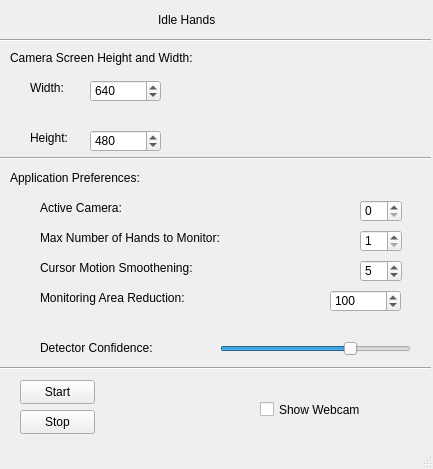
<?xml version="1.0" encoding="UTF-8"?>
<ui version="4.0">
 <class>MainWindow</class>
 <widget class="QMainWindow" name="MainWindow">
  <property name="geometry">
   <rect>
    <x>0</x>
    <y>0</y>
    <width>433</width>
    <height>469</height>
   </rect>
  </property>
  <property name="windowTitle">
   <string>Idle Hands</string>
  </property>
  <property name="styleSheet">
   <string notr="true">QtPushButton{
backgroundColor: 'green'
}</string>
  </property>
  <widget class="QWidget" name="centralwidget">
   <widget class="QPushButton" name="startBtn">
    <property name="geometry">
     <rect>
      <x>20</x>
      <y>380</y>
      <width>75</width>
      <height>24</height>
     </rect>
    </property>
    <property name="text">
     <string>Start</string>
    </property>
   </widget>
   <widget class="QLabel" name="label">
    <property name="geometry">
     <rect>
      <x>10</x>
      <y>50</y>
      <width>271</width>
      <height>16</height>
     </rect>
    </property>
    <property name="frameShadow">
     <enum>QFrame::Plain</enum>
    </property>
    <property name="text">
     <string>Camera Screen Height and Width:</string>
    </property>
   </widget>
   <widget class="QSpinBox" name="wCam">
    <property name="geometry">
     <rect>
      <x>90</x>
      <y>80</y>
      <width>71</width>
      <height>22</height>
     </rect>
    </property>
    <property name="minimum">
     <number>1</number>
    </property>
    <property name="maximum">
     <number>10000</number>
    </property>
    <property name="value">
     <number>640</number>
    </property>
   </widget>
   <widget class="QLabel" name="label_2">
    <property name="geometry">
     <rect>
      <x>30</x>
      <y>80</y>
      <width>49</width>
      <height>16</height>
     </rect>
    </property>
    <property name="text">
     <string>Width:</string>
    </property>
   </widget>
   <widget class="QLabel" name="label_3">
    <property name="geometry">
     <rect>
      <x>30</x>
      <y>130</y>
      <width>49</width>
      <height>16</height>
     </rect>
    </property>
    <property name="text">
     <string>Height:</string>
    </property>
   </widget>
   <widget class="QSpinBox" name="hCam">
    <property name="geometry">
     <rect>
      <x>90</x>
      <y>130</y>
      <width>71</width>
      <height>22</height>
     </rect>
    </property>
    <property name="minimum">
     <number>1</number>
    </property>
    <property name="maximum">
     <number>10000</number>
    </property>
    <property name="value">
     <number>480</number>
    </property>
   </widget>
   <widget class="QLabel" name="label_4">
    <property name="geometry">
     <rect>
      <x>10</x>
      <y>170</y>
      <width>141</width>
      <height>16</height>
     </rect>
    </property>
    <property name="text">
     <string>Application Preferences:</string>
    </property>
   </widget>
   <widget class="QLabel" name="label_5">
    <property name="geometry">
     <rect>
      <x>40</x>
      <y>290</y>
      <width>231</width>
      <height>16</height>
     </rect>
    </property>
    <property name="text">
     <string>Monitoring Area Reduction:</string>
    </property>
   </widget>
   <widget class="QLabel" name="label_6">
    <property name="geometry">
     <rect>
      <x>40</x>
      <y>200</y>
      <width>141</width>
      <height>16</height>
     </rect>
    </property>
    <property name="text">
     <string>Active Camera:</string>
    </property>
   </widget>
   <widget class="QLabel" name="label_7">
    <property name="geometry">
     <rect>
      <x>40</x>
      <y>230</y>
      <width>261</width>
      <height>16</height>
     </rect>
    </property>
    <property name="text">
     <string>Max Number of Hands to Monitor:</string>
    </property>
   </widget>
   <widget class="QLabel" name="label_8">
    <property name="geometry">
     <rect>
      <x>40</x>
      <y>340</y>
      <width>171</width>
      <height>16</height>
     </rect>
    </property>
    <property name="text">
     <string>Detector Confidence:</string>
    </property>
   </widget>
   <widget class="QSpinBox" name="camCapture">
    <property name="geometry">
     <rect>
      <x>360</x>
      <y>200</y>
      <width>42</width>
      <height>22</height>
     </rect>
    </property>
   </widget>
   <widget class="QSpinBox" name="maxHands">
    <property name="geometry">
     <rect>
      <x>360</x>
      <y>230</y>
      <width>42</width>
      <height>22</height>
     </rect>
    </property>
    <property name="minimum">
     <number>1</number>
    </property>
    <property name="value">
     <number>1</number>
    </property>
   </widget>
   <widget class="QSpinBox" name="frameReduction">
    <property name="geometry">
     <rect>
      <x>330</x>
      <y>290</y>
      <width>71</width>
      <height>22</height>
     </rect>
    </property>
    <property name="minimum">
     <number>2</number>
    </property>
    <property name="maximum">
     <number>10000</number>
    </property>
    <property name="value">
     <number>100</number>
    </property>
   </widget>
   <widget class="QSlider" name="detectorConfidence">
    <property name="geometry">
     <rect>
      <x>220</x>
      <y>340</y>
      <width>191</width>
      <height>18</height>
     </rect>
    </property>
    <property name="minimum">
     <number>1</number>
    </property>
    <property name="maximum">
     <number>100</number>
    </property>
    <property name="singleStep">
     <number>1</number>
    </property>
    <property name="value">
     <number>70</number>
    </property>
    <property name="orientation">
     <enum>Qt::Horizontal</enum>
    </property>
   </widget>
   <widget class="QLabel" name="Title">
    <property name="geometry">
     <rect>
      <x>158</x>
      <y>10</y>
      <width>71</width>
      <height>20</height>
     </rect>
    </property>
    <property name="text">
     <string>Idle Hands</string>
    </property>
   </widget>
   <widget class="Line" name="line">
    <property name="geometry">
     <rect>
      <x>0</x>
      <y>30</y>
      <width>431</width>
      <height>21</height>
     </rect>
    </property>
    <property name="orientation">
     <enum>Qt::Horizontal</enum>
    </property>
   </widget>
   <widget class="Line" name="line_2">
    <property name="geometry">
     <rect>
      <x>0</x>
      <y>150</y>
      <width>431</width>
      <height>16</height>
     </rect>
    </property>
    <property name="orientation">
     <enum>Qt::Horizontal</enum>
    </property>
   </widget>
   <widget class="Line" name="line_3">
    <property name="geometry">
     <rect>
      <x>0</x>
      <y>360</y>
      <width>431</width>
      <height>16</height>
     </rect>
    </property>
    <property name="orientation">
     <enum>Qt::Horizontal</enum>
    </property>
   </widget>
   <widget class="QLabel" name="label_10">
    <property name="geometry">
     <rect>
      <x>40</x>
      <y>260</y>
      <width>211</width>
      <height>16</height>
     </rect>
    </property>
    <property name="text">
     <string>Cursor Motion Smoothening:</string>
    </property>
   </widget>
   <widget class="QSpinBox" name="smoothening">
    <property name="geometry">
     <rect>
      <x>360</x>
      <y>260</y>
      <width>42</width>
      <height>22</height>
     </rect>
    </property>
    <property name="minimum">
     <number>1</number>
    </property>
    <property name="value">
     <number>5</number>
    </property>
   </widget>
   <widget class="QPushButton" name="stopBtn">
    <property name="geometry">
     <rect>
      <x>20</x>
      <y>410</y>
      <width>75</width>
      <height>24</height>
     </rect>
    </property>
    <property name="text">
     <string>Stop</string>
    </property>
   </widget>
   <widget class="QCheckBox" name="webCamShow">
    <property name="geometry">
     <rect>
      <x>260</x>
      <y>400</y>
      <width>151</width>
      <height>19</height>
     </rect>
    </property>
    <property name="text">
     <string>Show Webcam</string>
    </property>
   </widget>
  </widget>
  <widget class="QStatusBar" name="statusbar"/>
 </widget>
 <resources/>
 <connections/>
</ui>
